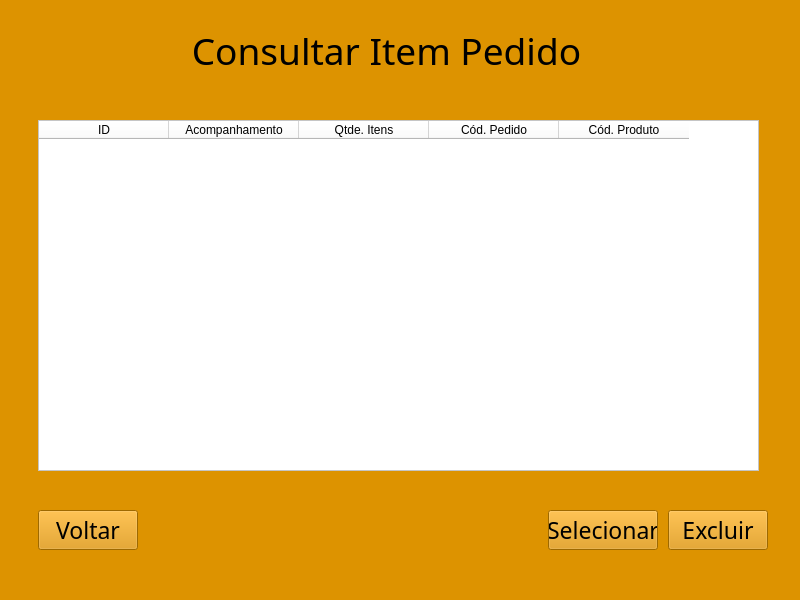
<?xml version="1.0" encoding="UTF-8"?>
<ui version="4.0">
 <class>MainWindow</class>
 <widget class="QMainWindow" name="MainWindow">
  <property name="geometry">
   <rect>
    <x>0</x>
    <y>0</y>
    <width>800</width>
    <height>600</height>
   </rect>
  </property>
  <property name="windowTitle">
   <string>MainWindow</string>
  </property>
  <property name="styleSheet">
   <string notr="true">background-color: rgb(221, 147,  0);</string>
  </property>
  <widget class="QWidget" name="centralwidget">
   <widget class="QLabel" name="label">
    <property name="geometry">
     <rect>
      <x>166</x>
      <y>20</y>
      <width>441</width>
      <height>61</height>
     </rect>
    </property>
    <property name="font">
     <font>
      <family>Algerian</family>
      <pointsize>28</pointsize>
     </font>
    </property>
    <property name="text">
     <string>Consultar Item Pedido</string>
    </property>
    <property name="alignment">
     <set>Qt::AlignCenter</set>
    </property>
   </widget>
   <widget class="QPushButton" name="botaoVoltar">
    <property name="geometry">
     <rect>
      <x>38</x>
      <y>510</y>
      <width>100</width>
      <height>40</height>
     </rect>
    </property>
    <property name="font">
     <font>
      <family>Bodoni MT</family>
      <pointsize>17</pointsize>
     </font>
    </property>
    <property name="styleSheet">
     <string notr="true">background-color: rgb(227, 131, 0);
color: rgb(53, 41,5);
pushButton{
border-styler: inset;
border-width: medium;	
#border-color: rgb(53, 41, 5);
box-shadow: black 60px -16px;
border-radius: 50px;
}</string>
    </property>
    <property name="text">
     <string>Voltar</string>
    </property>
   </widget>
   <widget class="QPushButton" name="botaoExcluir">
    <property name="geometry">
     <rect>
      <x>668</x>
      <y>510</y>
      <width>100</width>
      <height>40</height>
     </rect>
    </property>
    <property name="font">
     <font>
      <family>Bodoni MT</family>
      <pointsize>17</pointsize>
     </font>
    </property>
    <property name="styleSheet">
     <string notr="true">background-color: rgb(227, 131, 0);
color: rgb(53, 41,5);
pushButton{
border-styler: inset;
border-width: medium;	
#border-color: rgb(53, 41, 5);
box-shadow: black 60px -16px;
border-radius: 50px;
}</string>
    </property>
    <property name="text">
     <string>Excluir</string>
    </property>
   </widget>
   <widget class="QTableWidget" name="tableWidget">
    <property name="geometry">
     <rect>
      <x>38</x>
      <y>120</y>
      <width>721</width>
      <height>351</height>
     </rect>
    </property>
    <property name="font">
     <font>
      <pointsize>12</pointsize>
     </font>
    </property>
    <property name="styleSheet">
     <string notr="true">background-color: rgb(255, 255, 255);</string>
    </property>
    <property name="verticalScrollBarPolicy">
     <enum>Qt::ScrollBarAsNeeded</enum>
    </property>
    <property name="autoScrollMargin">
     <number>16</number>
    </property>
    <attribute name="horizontalHeaderDefaultSectionSize">
     <number>130</number>
    </attribute>
    <attribute name="horizontalHeaderMinimumSectionSize">
     <number>39</number>
    </attribute>
    <column>
     <property name="text">
      <string>ID</string>
     </property>
     <property name="font">
      <font>
       <pointsize>9</pointsize>
      </font>
     </property>
    </column>
    <column>
     <property name="text">
      <string>Acompanhamento</string>
     </property>
     <property name="font">
      <font>
       <pointsize>9</pointsize>
      </font>
     </property>
    </column>
    <column>
     <property name="text">
      <string>Qtde. Itens</string>
     </property>
     <property name="font">
      <font>
       <pointsize>9</pointsize>
      </font>
     </property>
    </column>
    <column>
     <property name="text">
      <string>Cód. Pedido</string>
     </property>
     <property name="font">
      <font>
       <pointsize>9</pointsize>
      </font>
     </property>
    </column>
    <column>
     <property name="text">
      <string>Cód. Produto</string>
     </property>
     <property name="font">
      <font>
       <pointsize>9</pointsize>
      </font>
     </property>
    </column>
   </widget>
   <widget class="QPushButton" name="botaoSelecionar">
    <property name="geometry">
     <rect>
      <x>548</x>
      <y>510</y>
      <width>110</width>
      <height>40</height>
     </rect>
    </property>
    <property name="font">
     <font>
      <family>Bodoni MT</family>
      <pointsize>17</pointsize>
     </font>
    </property>
    <property name="styleSheet">
     <string notr="true">background-color: rgb(227, 131, 0);
color: rgb(53, 41,5);
pushButton{
border-styler: inset;
border-width: medium;	
#border-color: rgb(53, 41, 5);
box-shadow: black 60px -16px;
border-radius: 50px;
}</string>
    </property>
    <property name="text">
     <string>Selecionar</string>
    </property>
   </widget>
   <widget class="QLabel" name="label_9">
    <property name="geometry">
     <rect>
      <x>20</x>
      <y>10</y>
      <width>100</width>
      <height>90</height>
     </rect>
    </property>
    <property name="text">
     <string/>
    </property>
    <property name="pixmap">
     <pixmap>burguer2.png</pixmap>
    </property>
    <property name="scaledContents">
     <bool>true</bool>
    </property>
   </widget>
   <widget class="QLabel" name="label_8">
    <property name="geometry">
     <rect>
      <x>670</x>
      <y>10</y>
      <width>100</width>
      <height>90</height>
     </rect>
    </property>
    <property name="text">
     <string/>
    </property>
    <property name="pixmap">
     <pixmap>burguer2.png</pixmap>
    </property>
    <property name="scaledContents">
     <bool>true</bool>
    </property>
   </widget>
  </widget>
  <widget class="QMenuBar" name="menubar">
   <property name="geometry">
    <rect>
     <x>0</x>
     <y>0</y>
     <width>800</width>
     <height>21</height>
    </rect>
   </property>
  </widget>
  <widget class="QStatusBar" name="statusbar"/>
 </widget>
 <resources/>
 <connections/>
</ui>
